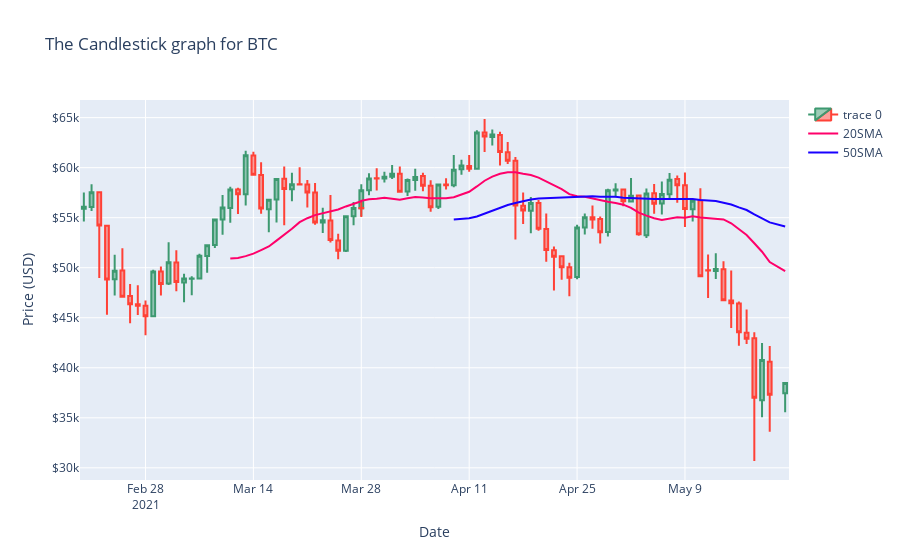

Notebook code cell kept with this figure:
### Code cell
## Plotting a candlestick chart for Bitcoin
candlestick_chart(CRYPTO1)
